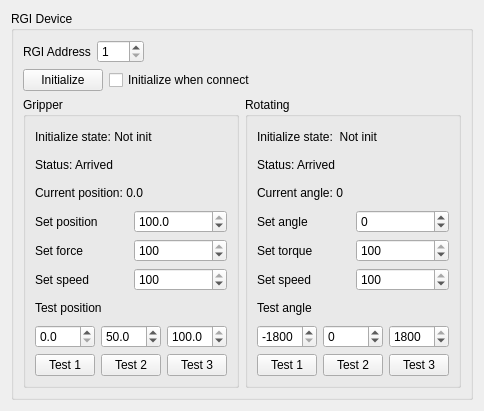
<?xml version="1.0" encoding="UTF-8"?>
<ui version="4.0">
 <class>DhRgiWidget</class>
 <widget class="QWidget" name="DhRgiWidget">
  <property name="geometry">
   <rect>
    <x>0</x>
    <y>0</y>
    <width>462</width>
    <height>411</height>
   </rect>
  </property>
  <property name="windowTitle">
   <string>Form</string>
  </property>
  <layout class="QVBoxLayout" name="verticalLayout_4">
   <item>
    <widget class="QGroupBox" name="groupBox_rgi_setting">
     <property name="title">
      <string>RGI Device</string>
     </property>
     <layout class="QVBoxLayout" name="verticalLayout_3">
      <property name="bottomMargin">
       <number>9</number>
      </property>
      <item>
       <layout class="QHBoxLayout" name="horizontalLayout_3_slave_address">
        <item>
         <widget class="QLabel" name="label_rgi_address">
          <property name="text">
           <string>RGI Address</string>
          </property>
         </widget>
        </item>
        <item>
         <widget class="QSpinBox" name="spinBox_rgi_address">
          <property name="minimum">
           <number>1</number>
          </property>
          <property name="maximum">
           <number>247</number>
          </property>
          <property name="value">
           <number>1</number>
          </property>
         </widget>
        </item>
        <item>
         <spacer name="horizontalSpacer_2">
          <property name="orientation">
           <enum>Qt::Horizontal</enum>
          </property>
          <property name="sizeHint" stdset="0">
           <size>
            <width>40</width>
            <height>20</height>
           </size>
          </property>
         </spacer>
        </item>
       </layout>
      </item>
      <item>
       <layout class="QHBoxLayout" name="horizontalLayout_intialize">
        <item>
         <widget class="QPushButton" name="btn_initialize">
          <property name="text">
           <string>Initialize</string>
          </property>
         </widget>
        </item>
        <item>
         <widget class="QCheckBox" name="checkBox_auto_initialize">
          <property name="text">
           <string>Initialize when connect</string>
          </property>
         </widget>
        </item>
        <item>
         <spacer name="horizontalSpacer">
          <property name="orientation">
           <enum>Qt::Horizontal</enum>
          </property>
          <property name="sizeHint" stdset="0">
           <size>
            <width>40</width>
            <height>20</height>
           </size>
          </property>
         </spacer>
        </item>
       </layout>
      </item>
      <item>
       <layout class="QHBoxLayout" name="horizontalLayout_rgi_control">
        <item>
         <widget class="QGroupBox" name="groupBox_gripper">
          <property name="title">
           <string>Gripper</string>
          </property>
          <layout class="QVBoxLayout" name="verticalLayout">
           <item>
            <widget class="QLabel" name="label_gripper_init_state">
             <property name="minimumSize">
              <size>
               <width>176</width>
               <height>0</height>
              </size>
             </property>
             <property name="text">
              <string>Initialize state: Not init</string>
             </property>
            </widget>
           </item>
           <item>
            <widget class="QLabel" name="label_gripper_status">
             <property name="text">
              <string>Status: Arrived</string>
             </property>
            </widget>
           </item>
           <item>
            <widget class="QLabel" name="label_gripper_position">
             <property name="text">
              <string>Current position: 0.0</string>
             </property>
            </widget>
           </item>
           <item>
            <layout class="QGridLayout" name="gridLayout_gripper_set">
             <item row="2" column="3">
              <widget class="QSpinBox" name="spinBox_gripper_speed">
               <property name="minimum">
                <number>1</number>
               </property>
               <property name="maximum">
                <number>100</number>
               </property>
               <property name="value">
                <number>100</number>
               </property>
              </widget>
             </item>
             <item row="2" column="1">
              <widget class="QLabel" name="label_gripper_set_speed">
               <property name="text">
                <string>Set speed</string>
               </property>
              </widget>
             </item>
             <item row="0" column="3">
              <widget class="QDoubleSpinBox" name="doubleSpinBox_gipper_position">
               <property name="minimumSize">
                <size>
                 <width>60</width>
                 <height>0</height>
                </size>
               </property>
               <property name="decimals">
                <number>1</number>
               </property>
               <property name="maximum">
                <double>100.000000000000000</double>
               </property>
               <property name="value">
                <double>100.000000000000000</double>
               </property>
              </widget>
             </item>
             <item row="0" column="1">
              <widget class="QLabel" name="label_gripper_set_position">
               <property name="text">
                <string>Set position</string>
               </property>
              </widget>
             </item>
             <item row="1" column="1">
              <widget class="QLabel" name="label_gripper_set_force">
               <property name="text">
                <string>Set force</string>
               </property>
              </widget>
             </item>
             <item row="1" column="3">
              <widget class="QSpinBox" name="spinBox_gripper_force">
               <property name="minimum">
                <number>20</number>
               </property>
               <property name="maximum">
                <number>100</number>
               </property>
               <property name="value">
                <number>100</number>
               </property>
              </widget>
             </item>
            </layout>
           </item>
           <item>
            <widget class="QLabel" name="label_gripper_position_test">
             <property name="text">
              <string>Test position</string>
             </property>
            </widget>
           </item>
           <item>
            <layout class="QGridLayout" name="gridLayout_gripper_test">
             <item row="1" column="0">
              <widget class="QPushButton" name="btn_gripper_test_1">
               <property name="maximumSize">
                <size>
                 <width>60</width>
                 <height>16777215</height>
                </size>
               </property>
               <property name="text">
                <string>Test 1</string>
               </property>
              </widget>
             </item>
             <item row="0" column="0">
              <widget class="QDoubleSpinBox" name="doubleSpinBox_gipper_test_1">
               <property name="decimals">
                <number>1</number>
               </property>
               <property name="maximum">
                <double>100.000000000000000</double>
               </property>
               <property name="value">
                <double>0.000000000000000</double>
               </property>
              </widget>
             </item>
             <item row="0" column="1">
              <widget class="QDoubleSpinBox" name="doubleSpinBox_gipper_test_2">
               <property name="decimals">
                <number>1</number>
               </property>
               <property name="maximum">
                <double>100.000000000000000</double>
               </property>
               <property name="value">
                <double>50.000000000000000</double>
               </property>
              </widget>
             </item>
             <item row="1" column="1">
              <widget class="QPushButton" name="btn_gripper_test_2">
               <property name="maximumSize">
                <size>
                 <width>60</width>
                 <height>16777215</height>
                </size>
               </property>
               <property name="text">
                <string>Test 2</string>
               </property>
              </widget>
             </item>
             <item row="1" column="2">
              <widget class="QPushButton" name="btn_gripper_test_3">
               <property name="maximumSize">
                <size>
                 <width>60</width>
                 <height>16777215</height>
                </size>
               </property>
               <property name="text">
                <string>Test 3</string>
               </property>
              </widget>
             </item>
             <item row="0" column="2">
              <widget class="QDoubleSpinBox" name="doubleSpinBox_gipper_test_3">
               <property name="decimals">
                <number>1</number>
               </property>
               <property name="maximum">
                <double>100.000000000000000</double>
               </property>
               <property name="value">
                <double>100.000000000000000</double>
               </property>
              </widget>
             </item>
            </layout>
           </item>
          </layout>
         </widget>
        </item>
        <item>
         <widget class="QGroupBox" name="groupBox_rotation">
          <property name="title">
           <string>Rotating</string>
          </property>
          <layout class="QVBoxLayout" name="verticalLayout_2">
           <item>
            <widget class="QLabel" name="label_rotation_init_state">
             <property name="minimumSize">
              <size>
               <width>176</width>
               <height>0</height>
              </size>
             </property>
             <property name="text">
              <string>Initialize state:  Not init</string>
             </property>
            </widget>
           </item>
           <item>
            <widget class="QLabel" name="label_rotation_status">
             <property name="text">
              <string>Status: Arrived</string>
             </property>
            </widget>
           </item>
           <item>
            <widget class="QLabel" name="label_rotation_angle">
             <property name="text">
              <string>Current angle: 0</string>
             </property>
            </widget>
           </item>
           <item>
            <layout class="QGridLayout" name="gridLayout_rotation_set">
             <item row="0" column="1">
              <widget class="QSpinBox" name="spinBox_rotation_angle">
               <property name="minimum">
                <number>-1800</number>
               </property>
               <property name="maximum">
                <number>1800</number>
               </property>
               <property name="value">
                <number>0</number>
               </property>
              </widget>
             </item>
             <item row="1" column="1">
              <widget class="QSpinBox" name="spinBox_rotation_torque">
               <property name="minimum">
                <number>20</number>
               </property>
               <property name="maximum">
                <number>100</number>
               </property>
               <property name="value">
                <number>100</number>
               </property>
              </widget>
             </item>
             <item row="2" column="0">
              <widget class="QLabel" name="label_rotation_set_speed">
               <property name="text">
                <string>Set speed</string>
               </property>
              </widget>
             </item>
             <item row="1" column="0">
              <widget class="QLabel" name="label_rotation_set_torque">
               <property name="text">
                <string>Set torque</string>
               </property>
              </widget>
             </item>
             <item row="2" column="1">
              <widget class="QSpinBox" name="spinBox_rotation_speed">
               <property name="minimum">
                <number>1</number>
               </property>
               <property name="maximum">
                <number>100</number>
               </property>
               <property name="value">
                <number>100</number>
               </property>
              </widget>
             </item>
             <item row="0" column="0">
              <widget class="QLabel" name="label_rotation_set_angle">
               <property name="text">
                <string>Set angle</string>
               </property>
              </widget>
             </item>
            </layout>
           </item>
           <item>
            <widget class="QLabel" name="label_rotation_angle_test">
             <property name="text">
              <string>Test angle</string>
             </property>
            </widget>
           </item>
           <item>
            <layout class="QGridLayout" name="gridLayout_rotation_test">
             <item row="1" column="2">
              <widget class="QPushButton" name="btn_rotation_test_3">
               <property name="maximumSize">
                <size>
                 <width>60</width>
                 <height>16777215</height>
                </size>
               </property>
               <property name="text">
                <string>Test 3</string>
               </property>
              </widget>
             </item>
             <item row="1" column="0">
              <widget class="QPushButton" name="btn_rotation_test_1">
               <property name="maximumSize">
                <size>
                 <width>60</width>
                 <height>16777215</height>
                </size>
               </property>
               <property name="text">
                <string>Test 1</string>
               </property>
              </widget>
             </item>
             <item row="1" column="1">
              <widget class="QPushButton" name="btn_rotation_test_2">
               <property name="maximumSize">
                <size>
                 <width>60</width>
                 <height>16777215</height>
                </size>
               </property>
               <property name="text">
                <string>Test 2</string>
               </property>
              </widget>
             </item>
             <item row="0" column="0">
              <widget class="QSpinBox" name="spinBox_rotation_test_1">
               <property name="minimum">
                <number>-1800</number>
               </property>
               <property name="maximum">
                <number>1800</number>
               </property>
               <property name="value">
                <number>-1800</number>
               </property>
              </widget>
             </item>
             <item row="0" column="1">
              <widget class="QSpinBox" name="spinBox_rotation_test_2">
               <property name="minimum">
                <number>-1800</number>
               </property>
               <property name="maximum">
                <number>1800</number>
               </property>
               <property name="value">
                <number>0</number>
               </property>
              </widget>
             </item>
             <item row="0" column="2">
              <widget class="QSpinBox" name="spinBox_rotation_test_3">
               <property name="minimum">
                <number>-1800</number>
               </property>
               <property name="maximum">
                <number>1800</number>
               </property>
               <property name="value">
                <number>1800</number>
               </property>
              </widget>
             </item>
            </layout>
           </item>
          </layout>
         </widget>
        </item>
       </layout>
      </item>
     </layout>
    </widget>
   </item>
  </layout>
 </widget>
 <resources/>
 <connections/>
</ui>
